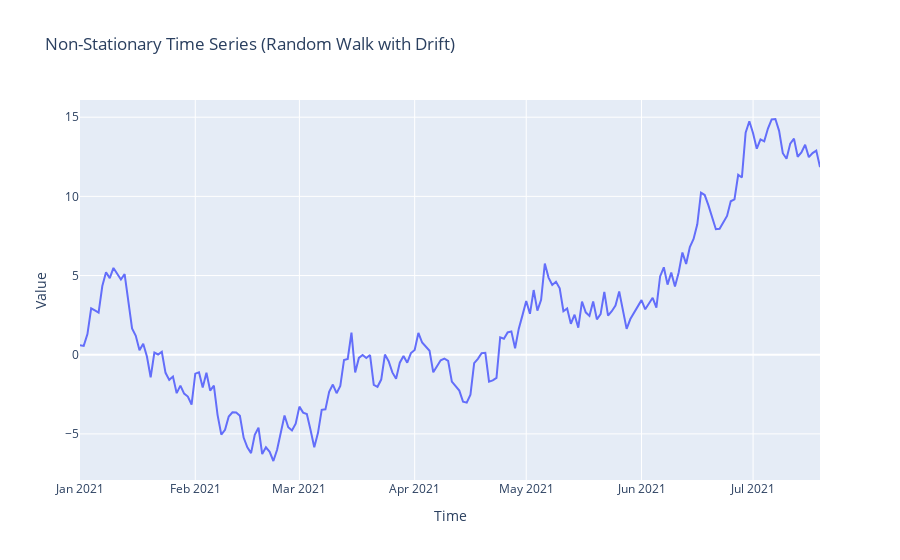

Notebook cell for this chart:
### Markdown cell above
### Example 2: Random Walk with Drift (Non-Stationary Time Series)
A random walk with a drift is a common example of a non-stationary time series. It tends to wander without returning to a mean, and its variance increases over time. The 'drift' adds a constant upward or downward trend.

### Code cell
# Generate a non-stationary time series (random walk with drift)
np.random.seed(42)
non_stationary_data = np.cumsum(np.random.normal(loc=0.1, scale=1, size=200))
non_stationary_df = pd.DataFrame({'Value': non_stationary_data, 'Time': pd.date_range(start='2021-01-01', periods=len(non_stationary_data), freq='D')})

fig_non_stationary = px.line(non_stationary_df, x='Time', y='Value', title='Non-Stationary Time Series (Random Walk with Drift)')
fig_non_stationary.show()

print(f"Mean of non-stationary series (first half): {np.mean(non_stationary_data[:100]):.2f}")
print(f"Mean of non-stationary series (second half): {np.mean(non_stationary_data[100:]):.2f}")
print(f"Variance of non-stationary series (first half): {np.var(non_stationary_data[:100]):.2f}")
print(f"Variance of non-stationary series (second half): {np.var(non_stationary_data[100:]):.2f}")

### Figure 1 — Plotly figure (JSON) as saved in the notebook; plotly's stock layout.template omitted (floating-point values rounded to 4 significant figures; data arrays with more than 128 entries replaced by an {"elided": "..."} marker saying what was removed)
{"data": [{"hovertemplate": "Time=%{x}<br>Value=%{y}<extra></extra>", "legendgroup": "", "line": {"color": "#636efa", "dash": "solid"}, "marker": {"symbol": "circle"}, "mode": "lines", "name": "", "orientation": "v", "showlegend": false, "type": "scatter", "x": {"elided": "200 str values"}, "xaxis": "x", "y": {"elided": "200 float values"}, "yaxis": "y"}], "layout": {"legend": {"tracegroupgap": 0}, "title": {"text": "Non-Stationary Time Series (Random Walk with Drift)"}, "xaxis": {"anchor": "y", "domain": [0, 1], "title": {"text": "Time"}}, "yaxis": {"anchor": "x", "domain": [0, 1], "title": {"text": "Value"}}}}
